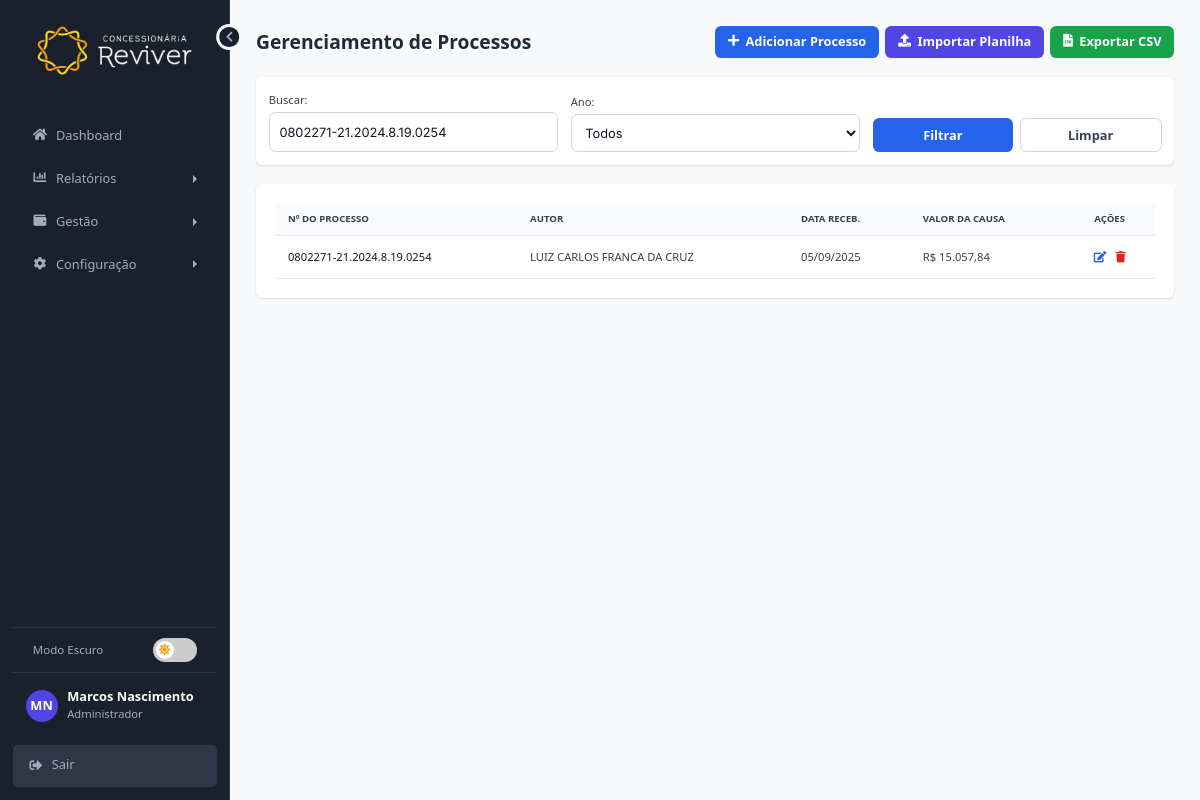
Page /php/processos_detalhados.php?busca=0802271-21.2024.8.19.0254 (signed in) on the committed database.
### tables this page shows
CREATE TABLE IF NOT EXISTS `processos_judiciais` (
  `id` int(11) NOT NULL AUTO_INCREMENT,
  `numero_processo` varchar(30) NOT NULL,
  `autor` varchar(150) NOT NULL,
  `data_recebimento` date NOT NULL,
  `ano` year(4) DEFAULT NULL COMMENT 'Ano de referência definido na importação',
  `mes` tinyint(4) DEFAULT NULL COMMENT 'Mês de referência definido na importação',
  `materia` text DEFAULT NULL,
  `central_custo` varchar(100) DEFAULT NULL,
  `valor_causa` decimal(15,2) DEFAULT 0.00,
  `sentenca_1_instancia` text DEFAULT NULL,
  `recurso` text DEFAULT NULL,
  `despesas_processuais_1` decimal(15,2) DEFAULT 0.00,
  `despesas_processuais_2` decimal(15,2) DEFAULT 0.00,
  `valor_pago` decimal(15,2) DEFAULT 0.00,
  `economia` decimal(15,2) DEFAULT 0.00,
  `status` enum('em andamento','finalizado','arquivado') DEFAULT 'em andamento',
  `usuario_id` int(11) DEFAULT NULL,
  `data_cadastro` datetime DEFAULT current_timestamp(),
  PRIMARY KEY (`id`),
  UNIQUE KEY `numero_processo` (`numero_processo`)
);

### includes/carregar_tema.php (called while the page is built, shortened)
<?php
if (isset($_SESSION['user_id'])) {
    try {
        $sql = "SELECT u.preferencia_tema FROM usuarios u WHERE u.id = :id_usuario";
        $stmt_tema = $pdo->prepare($sql);
        $stmt_tema->bindParam(':id_usuario', $_SESSION['user_id']);
        $stmt_tema->execute();
        $preferencia = $stmt_tema->fetchColumn();
        if ($preferencia == 'dark') {
            $themeClass = 'dark';
        }
    } catch (PDOException $e) {
    }
}
?>

### php/processos_detalhados.php (the view, shortened to what this page needs)
<?php
require_once '../includes/conexao.php';
require_once '../includes/carregar_tema.php';
$ano_selecionado = filter_input(INPUT_GET, 'ano', FILTER_VALIDATE_INT);
$busca = trim($_GET['busca'] ?? '');
$registros_por_pagina = 15;
$pagina_selecionada = filter_input(INPUT_GET, 'page', FILTER_VALIDATE_INT) ?: 1;
$offset = ($pagina_selecionada - 1) * $registros_por_pagina;
$where_conditions = [];
$params = [];
if (!empty($busca)) {
    $where_conditions[] = "(numero_processo LIKE :busca OR autor LIKE :busca OR materia LIKE :busca)";
    $params[':busca'] = '%' . $busca . '%';
}
$where_sql = count($where_conditions) > 0 ? ' WHERE ' . implode(' AND ', $where_conditions) : '';
try {
    $stmt_lista = $pdo->prepare("SELECT * FROM processos_judiciais" . $where_sql . " ORDER BY data_recebimento DESC, id DESC LIMIT :limit OFFSET :offset");
    $stmt_lista->bindValue(':limit', $registros_por_pagina, PDO::PARAM_INT);
    $stmt_lista->bindValue(':offset', $offset, PDO::PARAM_INT);
    foreach ($params as $key => $value) { $stmt_lista->bindValue($key, $value); }
    $stmt_lista->execute();
    $registros = $stmt_lista->fetchAll(PDO::FETCH_ASSOC);
} catch (PDOException $e) {
    die("Erro ao consultar o banco de dados: " . $e->getMessage());
}
?>
<!DOCTYPE html>
<html lang="pt-br" class="<?php echo $themeClass; ?>">
<head>
    <script src="https://cdn.tailwindcss.com"></script>
    <link rel="stylesheet" href="https://cdnjs.cloudflare.com/ajax/libs/font-awesome/5.15.4/css/all.min.css">
    <link rel="stylesheet" href="../css/style.css">
</head>
<body>
    <div class="app-layout">
        <?php require_once '../includes/sidebar.php'; ?>
        <main class="main-content">
            <div class="flex justify-between items-center mb-6">
                <h1 id="main-page-title" class="text-2xl font-bold text-gray-800">Gerenciamento de Processos</h1>
                <div id="action-buttons-group" class="flex gap-2">
                    <button id="btn-adicionar" class="bg-blue-600 hover:bg-blue-700 text-white font-bold py-2 px-4 rounded-lg inline-flex items-center shadow-sm">
                        <i class="fas fa-plus mr-2"></i>Adicionar Processo
                    </button>
                    <a href="importar_processos_detalhados.php" class="bg-indigo-600 hover:bg-indigo-700 text-white font-bold py-2 px-4 rounded-lg inline-flex items-center shadow-sm">
                        <i class="fas fa-upload mr-2"></i>Importar Planilha
                    </a>
                    <a href="processos_detalhados.php?action=export&ano=<?php echo $ano_selecionado; ?>&busca=<?php echo urlencode($busca); ?>" class="bg-green-600 hover:bg-green-700 text-white font-bold py-2 px-4 rounded-lg inline-flex items-center shadow-sm">
                        <i class="fas fa-file-csv mr-2"></i>Exportar CSV
                    </a>
                </div>
            </div>
            <div id="filtro-card" class="bg-white p-4 rounded-lg shadow mb-6">
                <form action="" method="GET" class="grid grid-cols-1 md:grid-cols-3 gap-4 items-end">
                    <div>
                        <label id="busca-label" for="busca" class="text-sm font-medium text-gray-700">Buscar:</label>
                        <input type="text" name="busca" id="busca" value="<?php echo htmlspecialchars($busca); ?>" class="form-control mt-1" placeholder="Nº do processo, autor, matéria...">
                    </div>
                    <div>
                        <label id="ano-label" for="ano-filtro" class="text-sm font-medium text-gray-700">Ano:</label>
                        <select name="ano" id="ano-filtro" class="form-control mt-1">
                            <option value="">Todos</option>
                        </select>
                    </div>
                    <div class="flex gap-2">
                         <button type="submit" class="w-full bg-blue-600 hover:bg-blue-700 text-white font-bold py-2 px-4 rounded-lg">Filtrar</button>
                         <a href="processos_detalhados.php" id="btn-limpar-filtro" class="w-full text-center bg-white hover:bg-gray-100 text-gray-700 font-bold py-2 px-4 rounded-lg border border-gray-300">Limpar</a>
                    </div>
                </form>
            </div>
            <div id="table-card" class="bg-white p-6 rounded-lg shadow overflow-x-auto">
                <table class="w-full text-sm text-left">
                    <thead id="table-header" class="text-xs text-gray-700 uppercase bg-gray-50">
                        <tr>
                            <th class="py-3 px-4">Nº do Processo</th>
                            <th class="py-3 px-4">Autor</th>
                            <th class="py-3 px-4">Data Receb.</th>
                            <th class="py-3 px-4">Valor da Causa</th>
                            <th class="py-3 px-4 text-center">Ações</th>
                        </tr>
                    </thead>
                    <tbody id="table-body">
                        <?php if (empty($registros)): ?>
                            <tr><td colspan="5" class="text-center py-10 text-gray-500">Nenhum processo encontrado.</td></tr>
                        <?php else: ?>
                            <?php foreach ($registros as $reg): ?>
                            <tr class="border-b">
                                <td class="py-3 px-4 font-medium text-gray-900"><?php echo htmlspecialchars($reg['numero_processo']); ?></td>
                                <td class="py-3 px-4"><?php echo htmlspecialchars($reg['autor']); ?></td>
                                <td class="py-3 px-4"><?php echo htmlspecialchars(date("d/m/Y", strtotime($reg['data_recebimento']))); ?></td>
                                <td class="py-3 px-4">R$ <?php echo number_format($reg['valor_causa'], 2, ',', '.'); ?></td>
                                <td class="py-3 px-4 text-center">
                                    <button class="btn-edit text-blue-600 hover:text-blue-800 p-1" data-id="<?php echo $reg['id']; ?>"><i class="fas fa-edit"></i></button>
                                    <button class="btn-delete text-red-600 hover:text-red-800 p-1" data-id="<?php echo $reg['id']; ?>"><i class="fas fa-trash"></i></button>
                                </td>
                            </tr>
                            <?php endforeach; ?>
                        <?php endif; ?>
                    </tbody>
                </table>
            </div>
        </main>
    </div>
</body>
</html>

### css/style.css (style rules this page uses)
html { font-size: 80%; }
:root { --cor-primaria: #005A9C; --cor-secundaria: #A0AEC0; --cor-fundo: #F8F9FA; --cor-superficie: #FFFFFF; --cor-texto-principal: #1A202C; --cor-texto-secundario: #718096; --cor-texto-invertido: #FFFFFF; --cor-erro: #DC3545; --cor-borda: #E2E8F0; --cor-sidebar-fundo: #1A202C; --cor-sidebar-texto: #A0AEC0; --cor-sidebar-hover: #2D3748; --fonte-principal: 'Inter', sans-serif; --raio-borda: 0.375rem; --sombra-caixa: 0 1px 3px 0 rgba(0, 0, 0, 0.1), 0 1px 2px 0 rgba(0, 0, 0, 0.06); --transicao-base: all 0.2s ease-in-out; }
.app-layout { display: flex; min-height: 100vh; }
.main-content { flex-grow: 1; padding: 2rem; background-color: var(--cor-fundo); overflow-y: auto; }
.form-control { width: 100%; padding: 0.75rem 1rem; border: 1px solid var(--cor-borda); border-radius: var(--raio-borda); font-family: var(--fonte-principal); font-size: 1rem; color: var(--cor-texto-principal); background-color: var(--cor-superficie); transition: var(--transicao-base); box-sizing: border-box; }
tr { border-bottom: 1px solid var(--cor-borda); }
.sidebar, .main-content { transition: all 0.3s ease-in-out; }

### php/processos_detalhados.php (style rules this page uses)
.form-control { width: 100%; padding: 0.75rem; border: 1px solid #d1d5db; border-radius: 0.5rem; transition: border-color 0.2s, box-shadow 0.2s; background-color: #fff; }

### rows in the picture
processos_judiciais: numero_processo "0802271-21.2024.8.19.0254", autor "LUIZ CARLOS FRANCA DA CRUZ", data_recebimento "05/09/2025", valor_causa "15.057,84"

### other values in the picture
$user_initials "MN"
$_SESSION['nome_usuario'] "Marcos Nascimento"
$_SESSION['cargo_usuario'] "Administrador"
